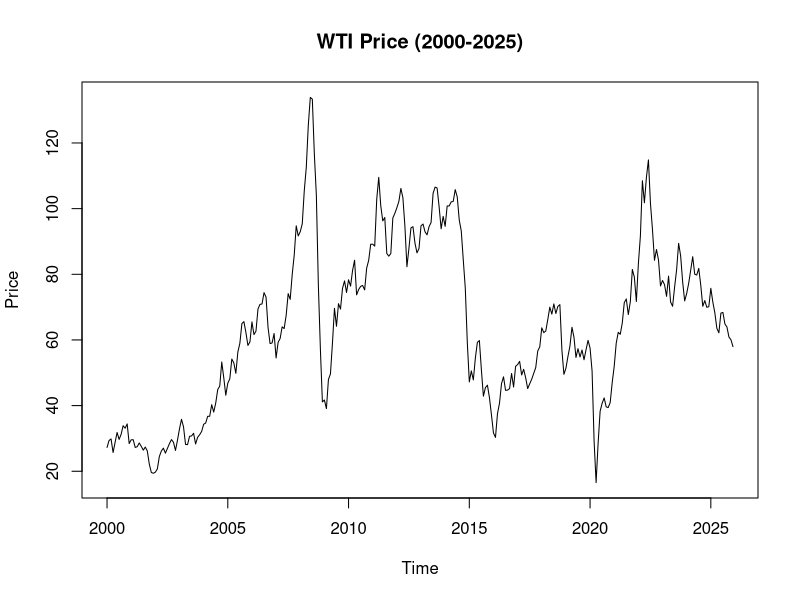

R code for this plot: (Note: this script raises an error after producing the figure.)
## ---- chunk 1

library(readxl)
library(dplyr)
library(lubridate)
library(tidyr)
library(forecast)
library(tseries)
library(ggplot2)

## ---- chunk 2
wti_raw <- read_excel("Data/Cushing, OK WTI Spot Price FOB (Dollars per Barrel).xls")
stock_raw <- read_excel("Data/U.S. Ending Stocks of Crude Oil (Thousand Barrels).xls")
prod_raw <- read_excel("Data/U.S. Field Production of Crude Oil (Thousand Barrels per Day).xls")
## ---- chunk 3
wti_df <- data.frame(
  Date  = as.Date(wti_raw[[1]]),
  Price = as.numeric(wti_raw[[2]])
) %>%
  na.omit() %>%
  arrange(Date)

wti_ts <- ts(wti_df[,2], start = c(1986,1), frequency = 12)

wti_sub <- window(wti_ts, start = c(2000, 1), end = c(2025, 12))

# Plot WTI training series
plot(wti_sub, main = "WTI Price (2000-2025)", ylab = "Price", xlab = "Time")

# Stationarity check
adf.test(wti_sub)

fit_arima <- auto.arima(wti_sub)
fit_arima

## ---- chunk 4
stock_df <- data.frame(
  Date  = as.Date(stock_raw[[1]]),
  Price = as.numeric(stock_raw[[2]])
) %>%
  na.omit() %>%
  arrange(Date)

prod_df <- data.frame(
  Date  = as.Date(prod_raw[[1]]),
  Price = as.numeric(prod_raw[[2]])
) %>%
  na.omit() %>%
  arrange(Date)

prod_ts  <- ts(prod_df,  start = c(1920, 1), frequency = 12)
stock_ts <- ts(stock_df, start = c(2005, 1), frequency = 12)

# Subset to same training period (2000–2025)
prod_sub  <- window(prod_ts,  start = c(2000,1), end = c(2025,12))
stock_sub <- window(stock_ts, start = c(2000,1), end = c(2025,12))

time_index <- time(wti_sub)

war_dummy <- ifelse(
  time_index >= 2022.1 & time_index <= 2022.3,
  1, 0
)

xreg_all <- cbind(prod_sub, stock_sub, war_dummy)

fit_arimax <- auto.arima(wti_sub, xreg = xreg_all)
